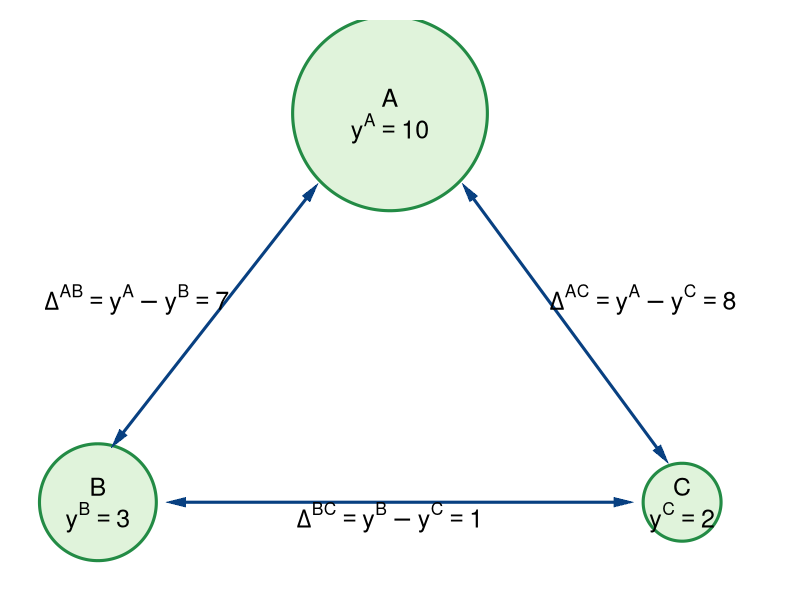

Recreate this plot in R.
#Graph Designer: Simon Halliday & Riley Boeth '17
#Authors: Bowles, Foley and Halliday
#Title: Coordination, Conflict and Competition: A Text in Microeconomics

library(shape)
library(plotrix)
pdf(file = "risk/inequality_households.pdf", width = 10, height = 8)

#Set parameters for graphics
pointsize <- 1.8
axislabelsize <- 1.8
labelsize <- 1.5
namesize <- 1.8
annotatesize <- 1.5
graphlinewidth <- 2
segmentlinewidth <- 1.5

COL <- c("#7fc97f", "#beaed4", "#fdc086", "#ffff99", "#386cb0", "#f0027f", "#bf5b17", "#666666")
COLA <- c("#e0f3db", "#99d8c9","#66c2a4","#41ae76", "#238b45", "#005824")
COLB <- c("#c6dbef", "#4eb3d3", "#2b8cbe", "#0868ac","#084081")
COLC <- c("#fcfbfd", "#efedf5", "#dadaeb", "#bcbddc", "#9e9ac8", "#807dba", "#6a51a3", "#54278f", "#3f007d")

#Edited the margins to cater for the larger LHS labels
par(mar =  c(1, 1, 1, 2))

#Indifference curves of a risk-averse homo economicus (2nd graph out of the two for 4.7)

#Add limits on axes and levels of utility for each indifference curve
ylims <- c(0, 36)
xlims <- c(1, 39)

npts <- 501 
x <- seq(xlims[1], xlims[2], length.out = npts)
y <- seq(ylims[1], ylims[2], length.out = npts) 

plot(0, 0, xlim = xlims, ylim = ylims, type = "n",
     xlab = expression(paste("")),
     ylab = expression(paste("")), 
     xaxt = "n", 
     yaxt = "n", 
     cex.lab = axislabelsize, 
     bty = "n", 
     xaxs="i", 
     yaxs="i"
)


#axis(1,at = ticksx,  pos = 0, labels = xlabels)
#axis(2,at = ticksy,  pos = 0, labels = ylabels, las = 1)


draw.circle(35, 5, 2, nv = 1000, border = COLA[5], col = COLA[1], lty = 1, lwd = 3)
text(35, 6, expression(paste(C)), xpd = TRUE, cex = labelsize)
text(35, 4, expression(paste(y^C == 2)), xpd = TRUE, cex = labelsize)


#Arrow between 2 and 4
Arrows(9, 5, 32, 5,  col = COLB[5], lty = 1, lwd = 3, code = 3, arr.type = "triangle", arr.lwd = 0.5)

draw.circle(5, 5, 3, nv = 1000, border = COLA[5], col = COLA[1], lty = 1, lwd = 3)
text(5, 6, expression(paste(B)), xpd = TRUE, cex = labelsize)
text(5, 4, expression(paste(y^B == 3)), xpd = TRUE, cex = labelsize)

#Arrow between 4 and 10
Arrows(6, 9, 16, 25,  col = COLB[5], lty = 1, lwd = 3, code = 3, arr.type = "triangle", arr.lwd = 0.5)

draw.circle(20, 30, 5, nv = 1000, border = COLA[5], col = COLA[1], lty = 1, lwd = 3)
text(20, 31, expression(paste(A)), xpd = TRUE, cex = labelsize)
text(20, 29, expression(paste(y^A == 10)), xpd = TRUE, cex = labelsize)

#Arrow between 2 and 10
Arrows(24, 25, 34, 8,  col = COLB[5], lty = 1, lwd = 3, code = 3, arr.type = "triangle", arr.lwd = 0.5)

#Difference between A and C
text(33, 18, expression(paste(Delta^{AC} == phantom(), y^A - y^C == 8)), xpd = TRUE, cex = labelsize)
#Difference between A and B
text(7, 18, expression(paste(Delta^{AB} == phantom(), y^A - y^B == 7)), xpd = TRUE, cex = labelsize)
#Difference between B and C
text(20, 4, expression(paste(Delta^{BC} == phantom(), y^B - y^C == 1)), xpd = TRUE, cex = labelsize)



#text(20, 16, expression(paste(Gini== bgroup("(", frac(Sigma*Delta^{ij}, (n^2 - n)/2),")")*bgroup("(",frac(1,bar(y)),")")*bgroup("(",frac(1,2),")"))), cex = labelsize)
#text(20, 14, expression(paste(Gini == bgroup("(", frac(16, 3),")")*bgroup("(",frac(1,16/3),")")*bgroup("(",frac(1,2),")"), phantom() == 0.5 )), cex = labelsize)

#Bottom of frame
# segments(14, 12, 26, 12, lty = 1, col = "black" , lwd = 1)
# #Top of frame
# segments(14, 16, 26, 16, lty = 1, col = "black" , lwd = 1)
# #Left of frame
# segments(14, 12, 14, 16, lty = 1, col = "black" , lwd = 1)
# #Right of frame
# segments(26, 12, 26, 16, lty = 1, col = "black" , lwd = 1)


dev.off()
